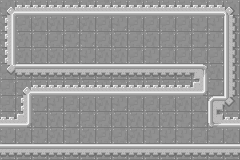

Tiled map render using the project's own tile images. Description and the map definition, with tile-layer contents summarised, below:
An orthogonal 15x10 tile map with 16x16 px tiles, 2 tile layers (bg, main) and 8 objects (2x entities.Button, 2x entities.DoorMecanism, entities.Hero, entities.Crate, entities.LaserSpawner, ...).

<map version="1.0" orientation="orthogonal" renderorder="right-down" width="15" height="10" tilewidth="16" tileheight="16">
 <properties>
  <property name="levelNum" value="2" />
 </properties>
 <tileset firstgid="1" source="TileSet.tsx" />
 <layer name="bg" width="15" height="10">
  <data>[150 cells, 150 non-empty, 3 distinct tile ids]</data>
 </layer>
 <layer name="main" width="15" height="10">
  <data>[150 cells, 70 non-empty, 12 distinct tile ids]</data>
 </layer>
 <objectgroup name="objects">
  <object name="ButtonA" type="entities.Button" gid="4" x="96" y="142" />
  <object name="Hero" type="entities.Hero" gid="4" x="19" y="142.333">
   <properties>
    <property name="hasFocus" value="true" />
   </properties>
  </object>
  <object name="closedDoor" type="entities.DoorMecanism" gid="4" x="0" y="128">
   <properties>
    <property name="no" value="true" />
   </properties>
  </object>
  <object name="ButtonB" type="entities.Button" gid="4" x="208" y="94" />
  <object name="Crate" type="entities.Crate" gid="4" x="95.6667" y="48.3333" />
  <object name="LaserSpawner" type="entities.LaserSpawner" gid="4" x="16" y="48">
   <properties>
    <property name="angle" value="0" />
    <property name="color" value="0" />
    <property name="interruptors" value="ButtonA" />
   </properties>
  </object>
  <object name="DoorR" type="entities.DoorMecanism" gid="4" x="216" y="128">
   <properties>
    <property name="interruptors" value="ButtonB" />
   </properties>
  </object>
  <object name="Door" type="entities.Door" gid="4" x="237" y="128">
   <properties>
    <property name="to" value="level3" />
    <property name="x" value="16" />
    <property name="y" value="160" />
   </properties>
  </object>
 </objectgroup>
</map>
